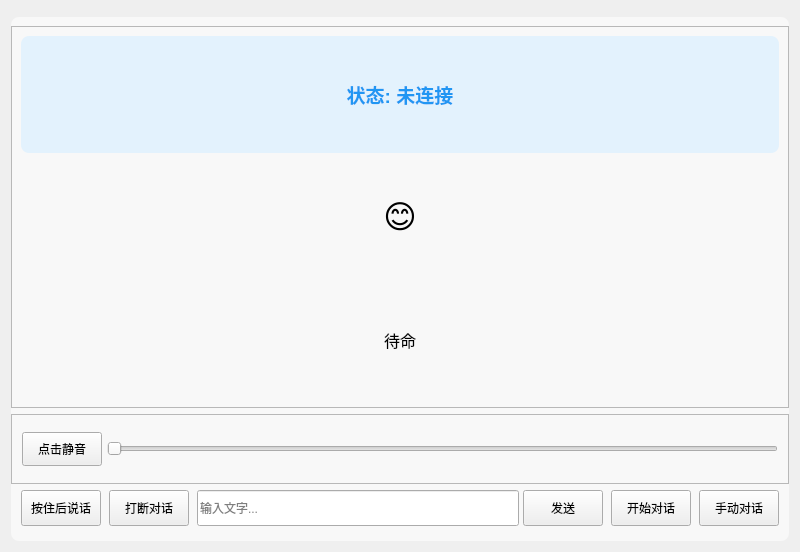
<?xml version="1.0" encoding="UTF-8"?>
<ui version="4.0">
 <class>MainWindow</class>
 <widget class="QWidget" name="MainWindow">
  <property name="geometry">
   <rect>
    <x>0</x>
    <y>0</y>
    <width>800</width>
    <height>300</height>
   </rect>
  </property>
  <property name="windowTitle">
   <string>小智Ai客户端</string>
  </property>
  <layout class="QVBoxLayout" name="verticalLayout">
   <item>
    <layout class="QHBoxLayout" name="navigation_layout">
     <property name="leftMargin">
      <number>0</number>
     </property>
     <property name="rightMargin">
      <number>0</number>
     </property>
     <item>
      <widget class="QTabBar" name="nav_tab_bar" native="true">
       <property name="styleSheet">
        <string>
QTabBar::tab {
    background-color: #f0f0f0; /* Light gray background */
    color: #333; /* Dark text */
    padding: 8px 20px; /* Padding around text */
    border-top-left-radius: 8px; /* Rounded top corners */
    border-top-right-radius: 8px;
    border: 1px solid #ddd; /* Light border */
    margin-right: 2px; /* Space between tabs */
    min-width: 100px; /* Ensure tabs aren't too small */
}

QTabBar::tab:selected {
    background-color: #ffffff; /* White background for selected tab */
    color: #007bff; /* Blue text for selected tab */
    border: 1px solid #ccc;
    border-bottom: 2px solid #007bff; /* Blue underline for selected tab */
}

QTabBar::tab:hover {
    background-color: #e9e9e9; /* Slightly darker on hover */
}

QTabBar {
    /* Optional: Remove the default frame if needed */
    /* border: none; */
}
        </string>
       </property>
      </widget>
     </item>
    </layout>
   </item>
   <item>
    <widget class="QStackedWidget" name="stackedWidget">
     <property name="currentIndex">
      <number>0</number>
     </property>
     <widget class="QWidget" name="mainPage">
      <property name="styleSheet">
       <string>QWidget#mainPage {
    background-color: rgba(255, 255, 255, 140); 
    border-radius: 8px;
}</string>
      </property>
      <layout class="QVBoxLayout" name="mainPageLayout">
       <property name="leftMargin">
        <number>0</number>
       </property>
       <property name="rightMargin">
        <number>0</number>
       </property>
       <item>
        <widget class="QFrame" name="status_card">
         <property name="sizePolicy">
          <sizepolicy hsizetype="Preferred" vsizetype="Expanding">
           <horstretch>0</horstretch>
           <verstretch>0</verstretch>
          </sizepolicy>
         </property>
         <property name="frameShape">
          <enum>QFrame::StyledPanel</enum>
         </property>
         <property name="frameShadow">
          <enum>QFrame::Raised</enum>
         </property>
         <layout class="QVBoxLayout" name="card_layout">
          <item>
           <widget class="QLabel" name="status_label">
            <property name="font">
             <font>
              <family>Microsoft YaHei UI</family>
              <pointsize>14</pointsize>
              <weight>75</weight>
              <bold>true</bold>
             </font>
            </property>
            <property name="styleSheet">
             <string notr="true">color: #2196F3;
                     padding: 10px;
                     background-color: #E3F2FD;
                     border-radius: 8px;</string>
            </property>
            <property name="text">
             <string>状态: 未连接</string>
            </property>
            <property name="alignment">
             <set>Qt::AlignCenter</set>
            </property>
           </widget>
          </item>
          <item>
           <widget class="QLabel" name="emotion_label">
            <property name="font">
             <font>
              <pointsize>24</pointsize>
             </font>
            </property>
            <property name="styleSheet">
             <string>margin: 15px;</string>
            </property>
            <property name="text">
             <string>😊</string>
            </property>
            <property name="alignment">
             <set>Qt::AlignCenter</set>
            </property>
           </widget>
          </item>
          <item>
           <widget class="QLabel" name="tts_text_label">
            <property name="font">
             <font>
              <pointsize>12</pointsize>
             </font>
            </property>
            <property name="styleSheet">
             <string notr="true"/>
            </property>
            <property name="text">
             <string>待命</string>
            </property>
            <property name="alignment">
             <set>Qt::AlignCenter</set>
            </property>
            <property name="wordWrap">
             <bool>true</bool>
            </property>
           </widget>
          </item>
         </layout>
        </widget>
       </item>
       <item>
        <widget class="QFrame" name="volume_control_card">
         <property name="minimumSize">
          <size>
           <width>0</width>
           <height>70</height>
          </size>
         </property>
         <property name="maximumSize">
          <size>
           <width>16777215</width>
           <height>72</height>
          </size>
         </property>
         <property name="frameShape">
          <enum>QFrame::StyledPanel</enum>
         </property>
         <property name="frameShadow">
          <enum>QFrame::Raised</enum>
         </property>
         <layout class="QVBoxLayout" name="volume_control_layout">
          <property name="spacing">
           <number>0</number>
          </property>
          <property name="leftMargin">
           <number>10</number>
          </property>
          <property name="topMargin">
           <number>5</number>
          </property>
          <property name="rightMargin">
           <number>10</number>
          </property>
          <property name="bottomMargin">
           <number>5</number>
          </property>
          <item>
           <widget class="QWidget" name="volume_page">
            <layout class="QHBoxLayout" name="volume_layout">
             <property name="spacing">
              <number>5</number>
             </property>
             <property name="leftMargin">
              <number>0</number>
             </property>
             <property name="topMargin">
              <number>0</number>
             </property>
             <property name="rightMargin">
              <number>0</number>
             </property>
             <property name="bottomMargin">
              <number>0</number>
             </property>
             <item>
              <widget class="QPushButton" name="mute">
               <property name="minimumSize">
                <size>
                 <width>72</width>
                 <height>34</height>
                </size>
               </property>
               <property name="text">
                <string>点击静音</string>
               </property>
               <property name="checkable">
                <bool>true</bool>
               </property>
              </widget>
             </item>
             <item>
              <widget class="QSlider" name="volume_scale">
               <property name="orientation">
                <enum>Qt::Horizontal</enum>
               </property>
              </widget>
             </item>
            </layout>
           </widget>
          </item>
         </layout>
        </widget>
       </item>
       <item>
        <layout class="QHBoxLayout" name="button_layout">
         <property name="spacing">
          <number>8</number>
         </property>
         <property name="leftMargin">
          <number>10</number>
         </property>
         <property name="topMargin">
          <number>0</number>
         </property>
         <property name="rightMargin">
          <number>10</number>
         </property>
         <property name="bottomMargin">
          <number>6</number>
         </property>
         <item>
          <widget class="QPushButton" name="manual_btn">
           <property name="minimumSize">
            <size>
             <width>0</width>
             <height>36</height>
            </size>
           </property>
           <property name="text">
            <string>按住后说话</string>
           </property>
          </widget>
         </item>
         <item>
          <widget class="QPushButton" name="abort_btn">
           <property name="minimumSize">
            <size>
             <width>0</width>
             <height>36</height>
            </size>
           </property>
           <property name="text">
            <string>打断对话</string>
           </property>
          </widget>
         </item>
         <item>
          <layout class="QHBoxLayout" name="text_input_layout">
           <property name="spacing">
            <number>4</number>
           </property>
           <item>
            <widget class="QLineEdit" name="text_input">
             <property name="minimumSize">
              <size>
               <width>0</width>
               <height>36</height>
              </size>
             </property>
             <property name="placeholderText">
              <string>输入文字...</string>
             </property>
            </widget>
           </item>
           <item>
            <widget class="QPushButton" name="send_btn">
             <property name="minimumSize">
              <size>
               <width>60</width>
               <height>36</height>
              </size>
             </property>
             <property name="text">
              <string>发送</string>
             </property>
            </widget>
           </item>
          </layout>
         </item>
         <item>
          <widget class="QPushButton" name="auto_btn">
           <property name="minimumSize">
            <size>
             <width>0</width>
             <height>36</height>
            </size>
           </property>
           <property name="text">
            <string>开始对话</string>
           </property>
          </widget>
         </item>
         <item>
          <widget class="QPushButton" name="mode_btn">
           <property name="minimumSize">
            <size>
             <width>0</width>
             <height>36</height>
            </size>
           </property>
           <property name="text">
            <string>手动对话</string>
           </property>
          </widget>
         </item>
        </layout>
       </item>
      </layout>
     </widget>
     <widget class="QWidget" name="iotPage">
      <layout class="QVBoxLayout" name="historyPageLayout">
       <item>
        <widget class="QFrame" name="history_card">
         <property name="frameShape">
          <enum>QFrame::StyledPanel</enum>
         </property>
         <property name="frameShadow">
          <enum>QFrame::Raised</enum>
         </property>
         <layout class="QVBoxLayout" name="history_layout">
          <item>
           <widget class="QLabel" name="history_title">
            <property name="font">
             <font>
              <pointsize>14</pointsize>
              <weight>75</weight>
              <bold>true</bold>
             </font>
            </property>
            <property name="text">
             <string>暂无IOT设备
暂未实现
             </string>
            </property>
            <property name="alignment">
             <set>Qt::AlignCenter</set>
            </property>
           </widget>
          </item>
         </layout>
        </widget>
       </item>
      </layout>
     </widget>
     <widget class="QWidget" name="settingPage">
      <layout class="QVBoxLayout" name="settingPageLayout">
       <item>
        <widget class="QFrame" name="setting_card">
         <property name="frameShape">
          <enum>QFrame::StyledPanel</enum>
         </property>
         <property name="frameShadow">
          <enum>QFrame::Raised</enum>
         </property>
         <layout class="QVBoxLayout" name="setting_layout">
          <property name="spacing">
           <number>5</number>
          </property>
          <property name="leftMargin">
           <number>16</number>
          </property>
          <property name="topMargin">
           <number>10</number>
          </property>
          <property name="rightMargin">
           <number>16</number>
          </property>
          <property name="bottomMargin">
           <number>10</number>
          </property>
          <item>
           <spacer name="verticalSpacer_2">
            <property name="orientation">
             <enum>Qt::Vertical</enum>
            </property>
            <property name="sizeHint" stdset="0">
             <size>
              <width>20</width>
              <height>40</height>
             </size>
            </property>
           </spacer>
          </item>
          <item>
           <widget class="QLabel" name="setting_title">
            <property name="font">
             <font>
              <pointsize>18</pointsize>
              <weight>75</weight>
              <bold>true</bold>
             </font>
            </property>
            <property name="text">
             <string>config.json文件配置</string>
            </property>
            <property name="alignment">
             <set>Qt::AlignCenter</set>
            </property>
            <property name="bottomMargin" stdset="0">
             <number>10</number>
            </property>
           </widget>
          </item>
          <item>
           <spacer name="verticalSpacer">
            <property name="orientation">
             <enum>Qt::Vertical</enum>
            </property>
            <property name="sizeType">
             <enum>QSizePolicy::Expanding</enum>
            </property>
            <property name="sizeHint" stdset="0">
             <size>
              <width>20</width>
              <height>40</height>
             </size>
            </property>
           </spacer>
          </item>
          <item>
           <layout class="QHBoxLayout" name="wakeWordEnableLayout">
            <item>
             <widget class="QLabel" name="wakeWordEnableLabel">
              <property name="text">
               <string>启用唤醒词唤醒:</string>
              </property>
             </widget>
            </item>
            <item>
             <widget class="QCheckBox" name="wakeWordEnableSwitch">
              <property name="minimumSize">
               <size>
                <width>20</width>
                <height>20</height>
               </size>
              </property>
              <property name="text">
               <string/>
              </property>
             </widget>
            </item>
            <item>
             <spacer name="horizontalSpacer_WakeEnable">
              <property name="orientation">
               <enum>Qt::Horizontal</enum>
              </property>
              <property name="sizeHint" stdset="0">
               <size>
                <width>40</width>
                <height>20</height>
               </size>
              </property>
             </spacer>
            </item>
           </layout>
          </item>
          <item>
           <layout class="QVBoxLayout" name="wakeWordsEditLayout">
            <property name="spacing">
             <number>10</number>
            </property>
            <property name="topMargin">
             <number>10</number>
            </property>
            <item>
             <widget class="QLabel" name="wakeWordsLabel">
              <property name="text">
               <string>唤醒词 (多个唤醒词请用英文逗号 ',' 分隔):</string>
              </property>
             </widget>
            </item>
            <item>
             <widget class="QLineEdit" name="wakeWordsLineEdit"/>
            </item>
           </layout>
          </item>
          <item>
           <widget class="QLabel" name="label">
            <property name="font">
             <font>
              <pointsize>14</pointsize>
              <weight>75</weight>
              <bold>true</bold>
             </font>
            </property>
            <property name="layoutDirection">
             <enum>Qt::LeftToRight</enum>
            </property>
            <property name="text">
             <string>API 服务配置</string>
            </property>
            <property name="alignment">
             <set>Qt::AlignCenter</set>
            </property>
           </widget>
          </item>
          <item>
           <layout class="QFormLayout" name="formLayout">
            <property name="horizontalSpacing">
             <number>6</number>
            </property>
            <property name="verticalSpacing">
             <number>12</number>
            </property>
            <item row="0" column="0">
             <widget class="QLabel" name="deviceIdLabel">
              <property name="text">
               <string>Device ID:</string>
              </property>
             </widget>
            </item>
            <item row="0" column="1">
             <widget class="QLineEdit" name="deviceIdLineEdit"/>
            </item>
            <item row="1" column="0">
             <widget class="QLabel" name="otaUrlLabel">
              <property name="text">
               <string>OTA地址:</string>
              </property>
             </widget>
            </item>
            <item row="1" column="1">
             <widget class="QWidget" name="otaUrlContainerWidget" native="true">
              <layout class="QHBoxLayout" name="otaUrlInnerLayout">
               <property name="leftMargin">
                <number>0</number>
               </property>
               <property name="topMargin">
                <number>0</number>
               </property>
               <property name="rightMargin">
                <number>0</number>
               </property>
               <property name="bottomMargin">
                <number>0</number>
               </property>
               <item>
                <widget class="QComboBox" name="otaProtocolComboBox">
                 <property name="sizePolicy">
                  <sizepolicy hsizetype="Minimum" vsizetype="Fixed">
                   <horstretch>0</horstretch>
                   <verstretch>0</verstretch>
                  </sizepolicy>
                 </property>
                 <item>
                  <property name="text">
                   <string>https://</string>
                  </property>
                 </item>
                 <item>
                  <property name="text">
                   <string>http://</string>
                  </property>
                 </item>
                </widget>
               </item>
               <item>
                <widget class="QLineEdit" name="otaAddressLineEdit">
                 <property name="sizePolicy">
                  <sizepolicy hsizetype="Expanding" vsizetype="Fixed">
                   <horstretch>1</horstretch>
                   <verstretch>0</verstretch>
                  </sizepolicy>
                 </property>
                </widget>
               </item>
              </layout>
             </widget>
            </item>
            <item row="2" column="0">
             <widget class="QLabel" name="websocketUrlLabel">
              <property name="text">
               <string>API接口地址:</string>
              </property>
             </widget>
            </item>
            <item row="2" column="1">
             <widget class="QWidget" name="wsUrlContainerWidget" native="true">
              <layout class="QHBoxLayout" name="wsUrlInnerLayout">
               <property name="leftMargin">
                <number>0</number>
               </property>
               <property name="topMargin">
                <number>0</number>
               </property>
               <property name="rightMargin">
                <number>0</number>
               </property>
               <property name="bottomMargin">
                <number>0</number>
               </property>
               <item>
                <widget class="QComboBox" name="wsProtocolComboBox">
                 <property name="sizePolicy">
                  <sizepolicy hsizetype="Minimum" vsizetype="Fixed">
                   <horstretch>0</horstretch>
                   <verstretch>0</verstretch>
                  </sizepolicy>
                 </property>
                 <item>
                  <property name="text">
                   <string>wss://</string>
                  </property>
                 </item>
                 <item>
                  <property name="text">
                   <string>ws://</string>
                  </property>
                 </item>
                </widget>
               </item>
               <item>
                <widget class="QLineEdit" name="wsAddressLineEdit">
                 <property name="sizePolicy">
                  <sizepolicy hsizetype="Expanding" vsizetype="Fixed">
                   <horstretch>1</horstretch>
                   <verstretch>0</verstretch>
                  </sizepolicy>
                 </property>
                </widget>
               </item>
              </layout>
             </widget>
            </item>
            <item row="3" column="0">
             <widget class="QLabel" name="websocketTokenLabel">
              <property name="text">
               <string>Access Token:</string>
              </property>
             </widget>
            </item>
            <item row="3" column="1">
             <widget class="QLineEdit" name="wsTokenLineEdit"/>
            </item>
           </layout>
          </item>
          <item>
           <spacer name="verticalSpacer_Group2">
            <property name="orientation">
             <enum>Qt::Vertical</enum>
            </property>
            <property name="sizeType">
             <enum>QSizePolicy::Fixed</enum>
            </property>
            <property name="sizeHint" stdset="0">
             <size>
              <width>20</width>
              <height>15</height>
             </size>
            </property>
           </spacer>
          </item>
          <item>
           <widget class="QLabel" name="haConfigLabel">
            <property name="font">
             <font>
              <pointsize>14</pointsize>
              <weight>75</weight>
              <bold>true</bold>
             </font>
            </property>
            <property name="text">
             <string>Home Assistant 服务配置</string>
            </property>
            <property name="alignment">
             <set>Qt::AlignCenter</set>
            </property>
           </widget>
          </item>
          <item>
           <layout class="QGridLayout" name="gridLayout_2">
            <item row="0" column="0">
             <widget class="QLabel" name="haServerLabel">
              <property name="text">
               <string>HA-Server:</string>
              </property>
              <property name="alignment">
               <set>Qt::AlignCenter</set>
              </property>
             </widget>
            </item>
            <item row="0" column="1">
             <widget class="QWidget" name="haUrlContainerWidget" native="true">
              <layout class="QHBoxLayout" name="haUrlInnerLayout">
               <property name="leftMargin">
                <number>0</number>
               </property>
               <property name="topMargin">
                <number>0</number>
               </property>
               <property name="rightMargin">
                <number>0</number>
               </property>
               <property name="bottomMargin">
                <number>0</number>
               </property>
               <item>
                <widget class="QComboBox" name="haProtocolComboBox">
                 <property name="sizePolicy">
                  <sizepolicy hsizetype="Minimum" vsizetype="Fixed">
                   <horstretch>0</horstretch>
                   <verstretch>0</verstretch>
                  </sizepolicy>
                 </property>
                 <item>
                  <property name="text">
                   <string>https://</string>
                  </property>
                 </item>
                 <item>
                  <property name="text">
                   <string>http://</string>
                  </property>
                 </item>
                </widget>
               </item>
               <item>
                <widget class="QLineEdit" name="ha_server">
                 <property name="sizePolicy">
                  <sizepolicy hsizetype="Expanding" vsizetype="Fixed">
                   <horstretch>1</horstretch>
                   <verstretch>0</verstretch>
                  </sizepolicy>
                 </property>
                 <property name="placeholderText">
                  <string>Home Assistant服务地址，例如：ha.aslant.top</string>
                 </property>
                </widget>
               </item>
              </layout>
             </widget>
            </item>
            <item row="1" column="0">
             <widget class="QLabel" name="haPortLabel">
              <property name="text">
               <string>Port:</string>
              </property>
              <property name="alignment">
               <set>Qt::AlignCenter</set>
              </property>
             </widget>
            </item>
            <item row="1" column="1">
             <widget class="QLineEdit" name="ha_port">
              <property name="placeholderText">
               <string>默认端口：8123</string>
              </property>
             </widget>
            </item>
            <item row="2" column="0">
             <widget class="QLabel" name="haKeyLabel">
              <property name="text">
               <string>长期访问令牌:</string>
              </property>
              <property name="alignment">
               <set>Qt::AlignCenter</set>
              </property>
             </widget>
            </item>
            <item row="2" column="1">
             <widget class="QLineEdit" name="ha_key">
              <property name="echoMode">
               <enum>QLineEdit::Password</enum>
              </property>
              <property name="placeholderText">
               <string>获取方法：账户 - 安全 - 创建令牌</string>
              </property>
             </widget>
            </item>
           </layout>
          </item>
          <item>
           <widget class="QPushButton" name="Add_ha_devices">
            <property name="minimumSize">
             <size>
              <width>0</width>
              <height>30</height>
             </size>
            </property>
            <property name="text">
             <string>导入Home Assistant设备</string>
            </property>
           </widget>
          </item>
          <item>
           <widget class="QPushButton" name="saveSettingsButton">
            <property name="text">
             <string>保存设置</string>
            </property>
           </widget>
          </item>
         </layout>
        </widget>
       </item>
      </layout>
     </widget>
    </widget>
   </item>
  </layout>
 </widget>
 <customwidgets>
  <customwidget>
   <class>QTabBar</class>
   <extends>QWidget</extends>
   <header>qtabbar.h</header>
  </customwidget>
 </customwidgets>
 <resources/>
 <connections/>
</ui>
